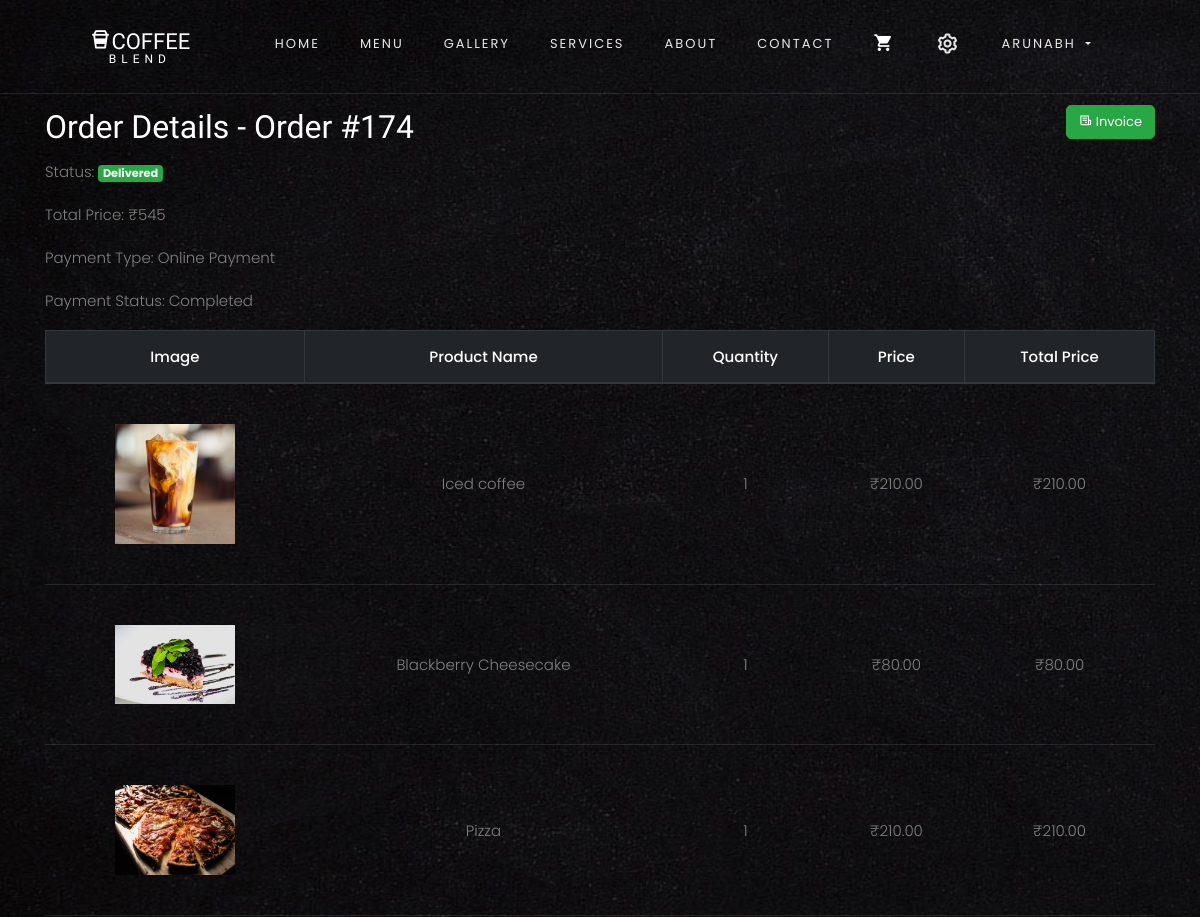
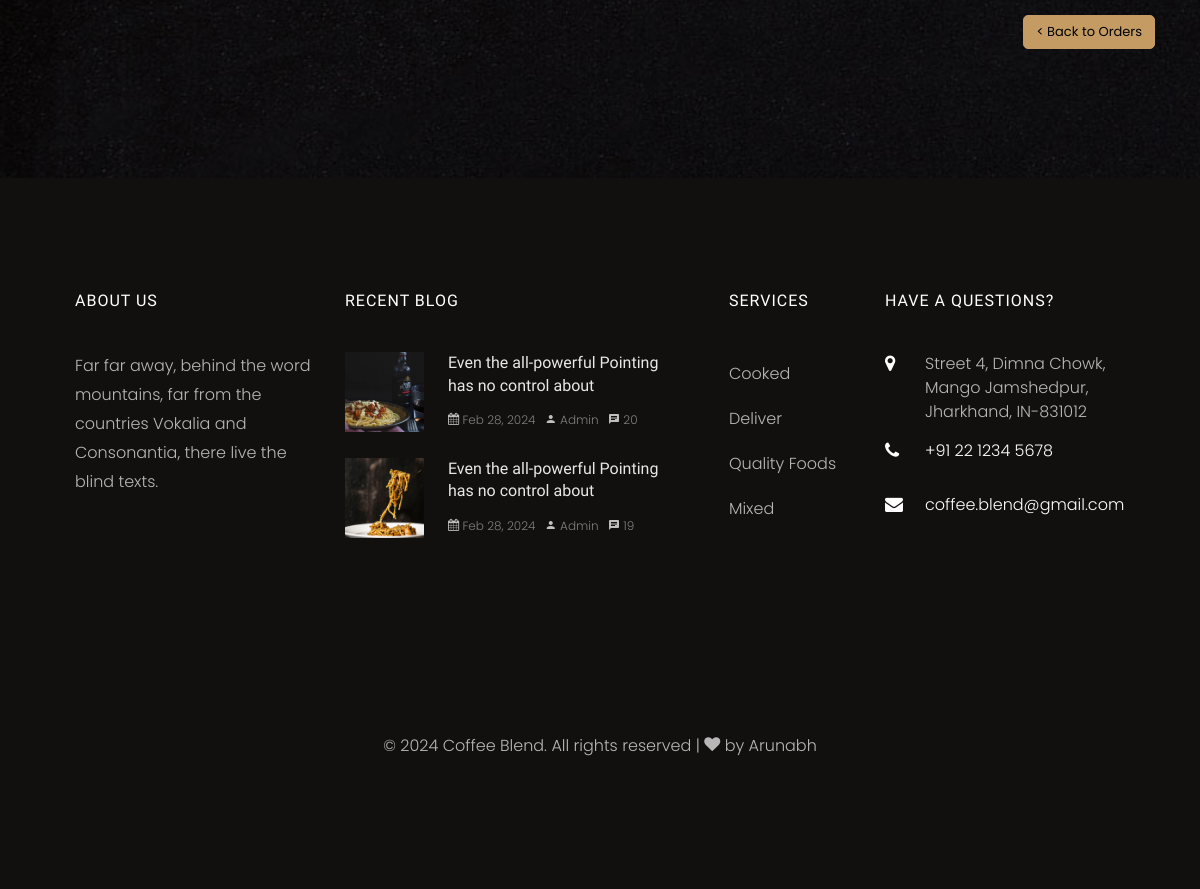
The page /users/order_details.php?order_id=174 (signed in) on the database its author committed (2 pictures, top to bottom).
### tables this page shows
CREATE TABLE `orders` (
  `id` int(10) NOT NULL,
  `first_name` varchar(200) NOT NULL,
  `last_name` varchar(200) NOT NULL,
  `state` varchar(200) NOT NULL,
  `street_address` varchar(200) NOT NULL,
  `town` varchar(200) NOT NULL,
  `zip_code` int(20) NOT NULL,
  `phone` varchar(20) NOT NULL,
  `email` varchar(200) NOT NULL,
  `user_id` int(10) NOT NULL,
  `status` varchar(200) NOT NULL,
  `discount` int(10) NOT NULL,
  `total_price` int(10) NOT NULL,
  `pay_id` int(11) DEFAULT NULL,
  `pay_type` varchar(200) NOT NULL,
  `pay_status` varchar(200) NOT NULL,
  `created_at` timestamp NOT NULL DEFAULT current_timestamp()
);

CREATE TABLE `order_items` (
  `id` int(11) NOT NULL,
  `product_id` int(11) NOT NULL,
  `order_id` int(11) NOT NULL,
  `product_name` varchar(255) NOT NULL,
  `quantity` int(11) NOT NULL,
  `price` decimal(10,2) NOT NULL,
  `product_image` varchar(255) NOT NULL
);

CREATE TABLE `products` (
  `id` int(10) NOT NULL,
  `name` varchar(200) NOT NULL,
  `image` varchar(200) NOT NULL,
  `description` varchar(200) NOT NULL,
  `price` int(10) NOT NULL,
  `type` varchar(200) NOT NULL,
  `stock_quantity` int(10) NOT NULL,
  `created_at` timestamp NOT NULL DEFAULT current_timestamp()
);

### users/order_details.php (the view, shortened to what this page needs)
<?php
require "../includes/header.php";
require "../config/config.php";
$order_id = $_GET['order_id'];
$orderDetailsQuery = $conn->prepare("SELECT * FROM orders WHERE id = :order_id AND user_id = :user_id");
$orderDetailsQuery->bindParam(':order_id', $order_id, PDO::PARAM_INT);
$orderDetailsQuery->bindParam(':user_id', $_SESSION['user_id'], PDO::PARAM_INT);
$orderDetailsQuery->execute();
$orderDetails = $orderDetailsQuery->fetch(PDO::FETCH_OBJ);
$orderItemsQuery = $conn->prepare("SELECT oi.*, p.name AS product_name, p.image AS product_image FROM order_items oi
                                   INNER JOIN products p ON oi.product_id = p.id
                                   WHERE oi.order_id = :order_id");
$orderItemsQuery->bindParam(':order_id', $order_id, PDO::PARAM_INT);
$orderItemsQuery->execute();
$orderedItems = $orderItemsQuery->fetchAll(PDO::FETCH_OBJ);
?>
<link href="https://cdn.jsdelivr.net/boxicons/2.0.7/css/boxicons.min.css" rel="stylesheet">
<section class="ftco-section ftco-cart">
    <div class="container">
        <div class="row">
            <div class="col-md-6">
                <h2>Order Details - Order #<?php echo $orderDetails->id; ?></h2>
            </div>
            <div class="col-md-6 text-right">
                <?php if ($orderDetails->status == "Delivered") : ?>
                    <div class="mb-3">
                        <a class="btn btn-success" href="print.php?order_id=<?php echo $orderDetails->id; ?>" target="_blank">
                            <i class='bx bx-receipt'></i> Invoice
                        </a>
                    </div>
                <?php endif; ?>
            </div>
        </div>
        <div class="row">
            <div class="col-md-12 ftco-animate">
                <div class="cart-list">
                    <p>Status: <?php $status = $orderDetails->status;
                                                $badge_class = '';
                                                switch ($status) {
                                                    case 'Delivered':
                                                        $badge_class = 'badge badge-success';
                                                        break;
                                                }
                                                ?>
                                                <span class="<?php echo $badge_class; ?>"><?php echo $status; ?></span></p>
                    <p>Total Price: ₹<?php echo $orderDetails->total_price; ?></p>
                    <p>Payment Type: <?php echo $orderDetails->pay_type; ?></p>
                    <p>Payment Status: <?php echo $orderDetails->pay_status; ?></p>
                    <div class="table-responsive">
                        <table class="table table-bordered table-hover">
                            <thead class="thead-dark">
                                <tr>
                                <th>Image</th>
                                <th>Product Name</th>
                                <th>Quantity</th>
                                <th>Price</th>
                                <th>Total Price</th>
                            </tr>
                        </thead>
                        <tbody>
                            <?php foreach ($orderedItems as $item) : ?>
                                <tr>
                                <td class="image-prod"><img src="<?php echo IMAGEPRODUCTS; ?>/<?php echo $item->product_image; ?>" alt="Product Image" class="img-fluid" style="max-width: 120px; max-height: 120px;"></td>
                                    <td><?php echo $item->product_name; ?></td>
                                    <td><?php echo $item->quantity; ?></td>
                                    <td>₹<?php echo $item->price; ?></td>
                                    <td>₹<?php echo number_format($item->quantity * $item->price, 2); ?></td>
                                </tr>
                            <?php endforeach; ?>
                        </tbody>
                    </table>
                    <div class="text-right mb-4">
                        <a href="<?php echo APPURL . '/users/orders.php'; ?>" class="btn btn-primary">&lt; Back to Orders</a>
                    </div>
                    </div>
                </div>
            </div>
        </div>
    </div>
</section>
<?php require "../includes/footer.php"; ?>

### includes/header.php (style rules this page uses)
.btn { border-radius: 5px; }

### rows shown on the page
orders: id "174", status "Delivered", total_price "545", pay_type "Online Payment", pay_status "Completed"
order_items: product.image (picture), product.name "Iced coffee", quantity "1", price "210.00", $item->quantity*$item->price "210.00"
order_items: product.image (picture), product.name "Blackberry Cheesecake", quantity "1", price "80.00", $item->quantity*$item->price "80.00"
order_items: product.image (picture), product.name "Pizza", quantity "1", price "210.00", $item->quantity*$item->price "210.00"

### other values the page prints
$_SESSION['username'] "ARUNABH"
